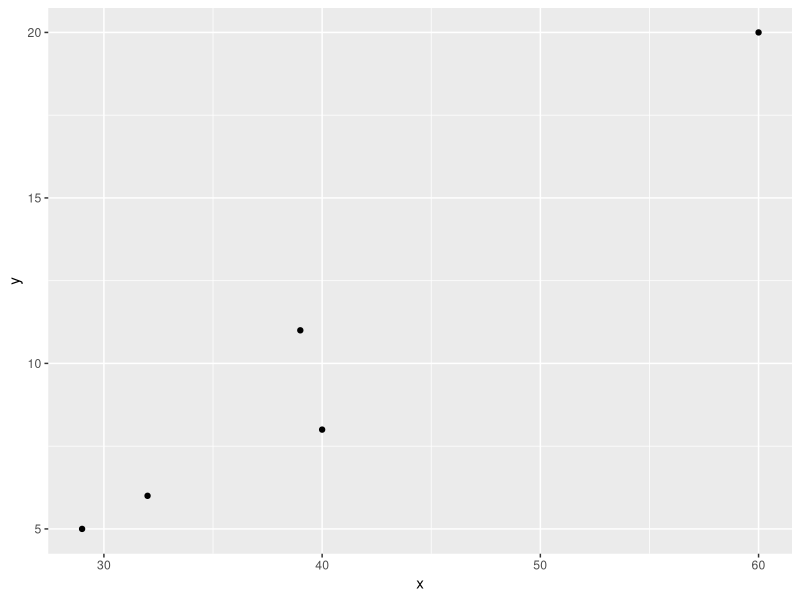
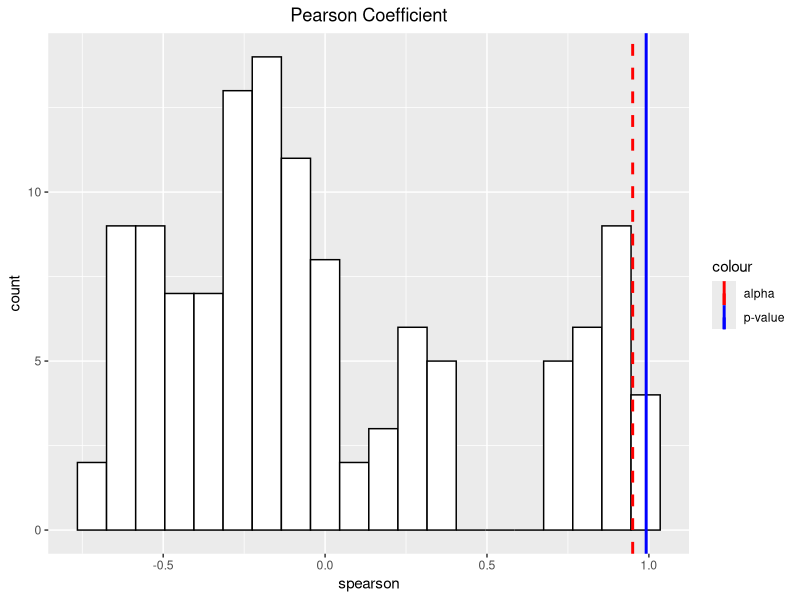
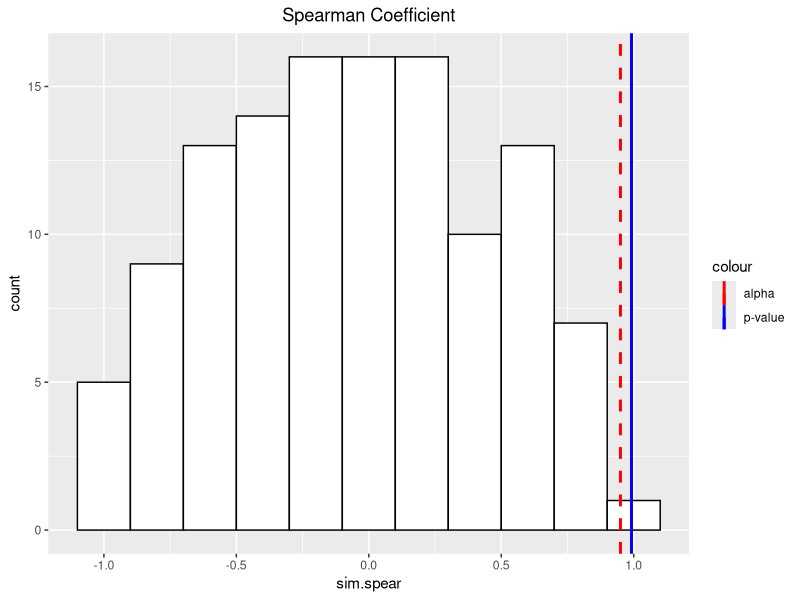
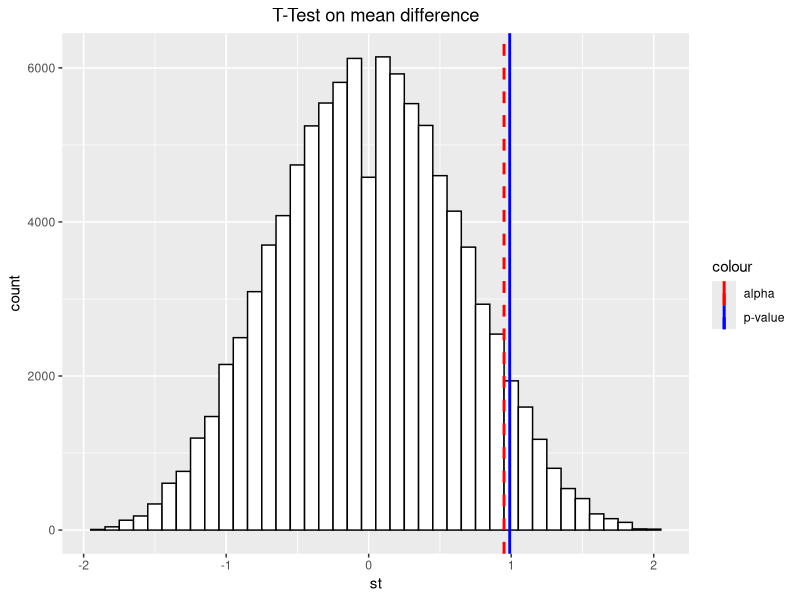
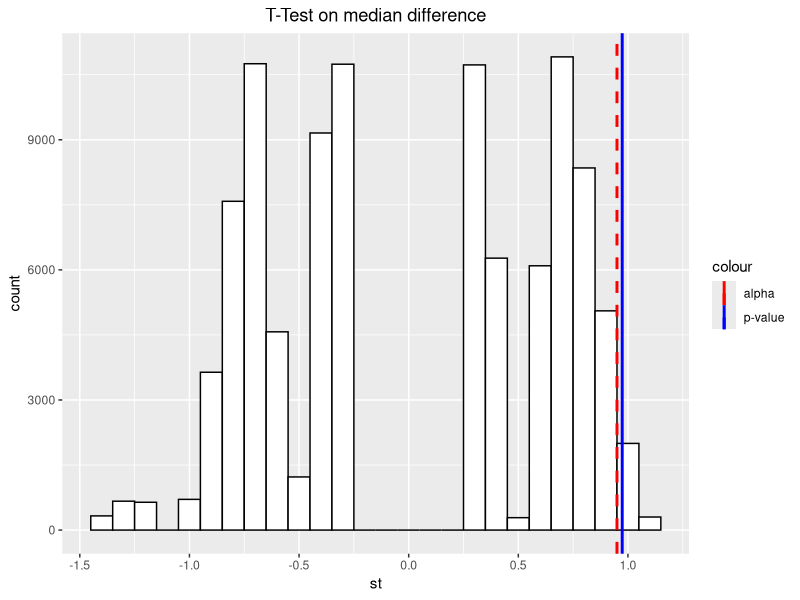

Here is the R script that generated these plots, in order:
## ---- chunk 1

# Data Visualization: Exercise 1 ------------------------------------------
# Author: Alejandro Jiménez  Rico

library('combinat')
library(ggplot2)
## ---- chunk 2
x <- c(39,29, 60, 40, 32)
y <- c(11, 5, 20, 8, 6)

# Taking a look at the data
ggplot() +
	geom_point(aes(x=x, y=y))

## ---- chunk 3
spearson <- c()
sim.spear <- c()
df <- as.data.frame(x)
df$y <- y
df$dx <- 0
df$dy <- 0
alpha <- 0.05
## ---- chunk 4
# Compute Pearson Coefficient
cov <- cov(x,y)
sdx <- sd(x)
sdy <- sd(y)
pearson <- cov/(sdx*sdy)

# Clear variables
rm(cov,sdx,sdy)

# Ranking values
for(i in 1:length(x)){
	a <- sort(x, decreasing = TRUE)[i]
	df[df$x == a, ]$dx <- i
	a <- sort(y, decreasing = TRUE)[i]
	df[df$y == a, ]$dy <- i
}

# Compute difference of ranks
df$diff <- df$dx - df$dy
df$diff2 <- df$diff^2

# Compute Spearman Coefficient
t <- table(df$diff)
t <- t[names(t) == 0]
t <- as.data.frame(t)
n <- length(df$diff2) - t$t
n <- length(df$diff2)
spearman <- 1 - 6*(sum(df$diff2))/(n^3-n)

# Clear variables
rm(a,i,t,n)
## ---- chunk 5

# Permutation test
cnt <- 0
cnt2 <- 0
w <- permn(y)
for (i in 1:length(w)){
	y <- as.vector(w[[i]])

	# Compute Pearson and Spearman Coefficients from randomized data
	cov <- cov(x,y)
	sdx <- sd(x)
	sdy <- sd(y)
	spearson[i] <- cov/(sdx*sdy)
	if (spearson[i] > pearson){cnt = cnt + 1}
	
	sspearman <- cor(x,y, method='spearman')
	sim.spear[i] <- sspearman
	if (sim.spear[i] > spearman){cnt2 = cnt2+1}
}

# Measure pvalue
pvalue1 <- cnt/length(w)
pvalue2 <- cnt2/length(w)

## ---- chunk 6

pearson.hist <- ggplot() +
	geom_histogram(aes(x=spearson), binwidth = 0.09, colour='black', fill='white') +
	geom_vline(aes(xintercept=quantile(1-pvalue1), colour='p-value'),  size=1, linetype=1, show.legend=TRUE) +
	geom_vline(aes(xintercept=quantile(1-alpha), colour='alpha'), size=1, linetype=2, show.legend=TRUE) +
	scale_colour_manual(values=c('red','blue')) +
	ggtitle('Pearson Coefficient') +
	theme(plot.title = element_text(hjust = 0.5))
## ---- chunk 7
spearman.hist <- ggplot() +
	geom_histogram(aes(x=sim.spear), binwidth = 0.2, colour='black', fill='white') +
	geom_vline(aes(xintercept=quantile(1-pvalue2), colour='p-value'),  size=1, linetype=1, show.legend=TRUE) +
	geom_vline(aes(xintercept=quantile(1-alpha), colour='alpha'), size=1, linetype=2, show.legend=TRUE) +
	scale_colour_manual(values=c('red','blue')) +
	ggtitle('Spearman Coefficient') +
	theme(plot.title = element_text(hjust = 0.5))

pearson.hist
## ---- chunk 8

spearman.hist

# Clear all variables
rm(list=ls(all=TRUE))

## ---- chunk 9
standard <- c(2.5,3.4,2.9,4.1,5.3,3.4,1.9,3.3,1.8)
additive <- c(3.5,6.3,4.2,4.3,3.8,5.7,4.4)
## ---- chunk 10
nr <- 100000 # Number of rearrangements
st <- numeric(nr)

n1 <- length(standard)
n2 <- length(additive)
total <- n1+n2
alpha <- 0.05
## ---- chunk 11
m.st <- mean(standard)
m.add <- mean(additive)

sttrue <- m.add - m.st
cnt <- 0
# Put both sets of observations in a single vector
vect <- c(standard, additive)

## ---- chunk 12

# Perform permutations and compare means
for (i in 1:nr){
	d <- sample(vect, total)
	s.st<- d[1:n1]
	a <- n1+1
	s.add <- d[a:total]
	st[i] <- mean(s.add)-mean(s.st)
	if(st[i] > sttrue){cnt = cnt + 1}
}

pvalue <- cnt/nr
## ---- chunk 13

# Plot histogram
histogram <- ggplot() +
	geom_histogram(aes(x=st), binwidth = 0.1, colour='black', fill='white') +
	geom_vline(aes(xintercept=quantile(1-pvalue), colour='p-value'),  size=1, linetype=1, show.legend=TRUE) +
	geom_vline(aes(xintercept=quantile(1-alpha), colour='alpha'), size=1, linetype=2, show.legend=TRUE) +
	scale_colour_manual(values=c('red','blue')) +
	ggtitle('T-Test on mean difference') +
	theme(plot.title = element_text(hjust = 0.5))

histogram
## ---- chunk 14
sttrue <- median(additive) - median(standard)

# Perform permutation test comparing medians
for (i in 1:nr){
	d <- sample(vect, total)
	s.st<- d[1:n1]
	a <- n1+1
	s.add <- d[a:total]
	st[i] <- median(s.add)-median(s.st)
	if(st[i] > sttrue){cnt = cnt + 1}
}

pvalue <- cnt/nr
## ---- chunk 15


# Plot histogram
histogram <- ggplot() +
	geom_histogram(aes(x=st), binwidth = 0.1, colour='black', fill='white') +
	geom_vline(aes(xintercept=quantile(1-pvalue), colour='p-value'),  size=1, linetype=1, show.legend=TRUE) +
	geom_vline(aes(xintercept=quantile(1-alpha), colour='alpha'), size=1, linetype=2, show.legend=TRUE) +
	scale_colour_manual(values=c('red','blue')) +
	ggtitle('T-Test on median difference') +
	theme(plot.title = element_text(hjust = 0.5))

histogram
